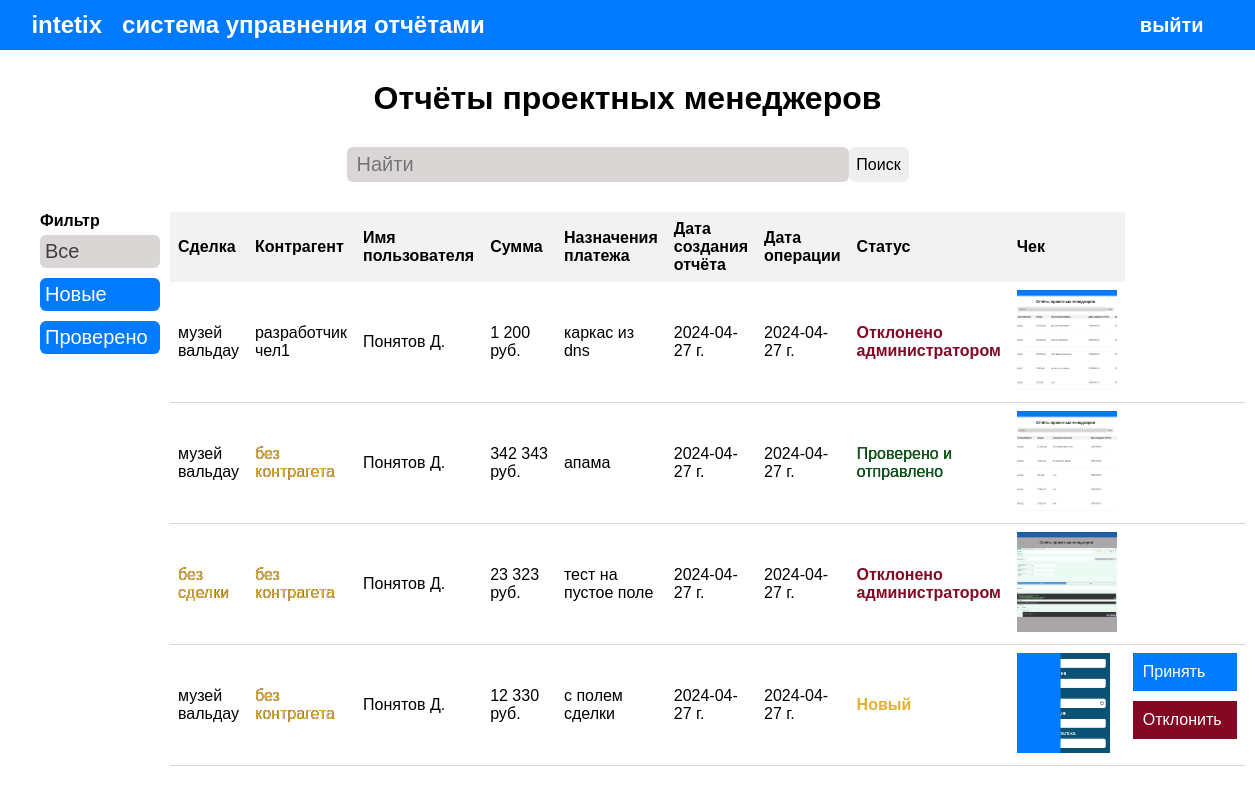
The page /all-reports/ (signed in) on the database its author committed.
### mainapp/models.py (models this page shows)
class Operations(models.Model):
    NEW_REPORT = 0
    VERIFY_REPORT = 1
    REJECTED = 2
    STATUSES = (
        (NEW_REPORT, 'Новый'),
        (VERIFY_REPORT, 'Проверено и отправлено'),
        (REJECTED, 'Отклонено администратором')
    )
    user = models.ForeignKey(settings.AUTH_USER_MODEL,
                             on_delete=models.CASCADE,
                             null=False, blank=False,
                             verbose_name='Проектный менеджер')
    deal_name = models.CharField(max_length=200, blank=True, null=True, verbose_name='ID Сделки')
    selectedDealName = models.CharField(max_length=200, blank=True, null=True, verbose_name='Cделка')
    selectedDealCounterparty = models.CharField(max_length=200, blank=True, null=True, verbose_name='Контрагент')
    counterparty = models.CharField(max_length=200, blank=True, null=True, verbose_name='ID Контрагента')
    undisclosed = models.CharField(max_length=200, blank=True, null=True, verbose_name='Неразнесенное списание')
    value = models.CharField(max_length=200, blank=False, null=False, verbose_name='Сумма руб.')
    description = models.TextField(blank=False, null=False, verbose_name='Назначения платежа')
    image_cheque = models.ImageField(blank=False, null=False, verbose_name='Чек (фото)')
    during_period = models.DateTimeField(blank=False, null=False, verbose_name='За период')
    created = models.DateField(auto_now_add=True, verbose_name='Дата создания')
    status = models.SmallIntegerField(default=NEW_REPORT, choices=STATUSES)
    class Meta:
        verbose_name = 'отчёт'
        verbose_name_plural = 'Отчёты'

### users/models.py (models this page shows)
class User(AbstractUser):
    image = models.ImageField(upload_to='profile_image', blank=True, verbose_name='Изображения профиля')
    moneybag_id = models.TextField(blank=False, null=False, verbose_name='Идентификатор счета')

### mainapp/views.py (the view)
# urls.py: path('all-reports/', views.all_reports, {'endpoint': 'all_reports'}, name='all_reports'),
@login_required(login_url='login')
def all_reports(request, endpoint):
    page = endpoint
    all_operations = Operations.objects.all().order_by('-status')
    search_query, all_operations = admin_search_reports(request)
    context = {
        'title': 'Все отчёты',
        'all_operations': all_operations,
        'search_query': search_query,
        'page': page
    }
    return render(request, 'mainapp/all_reports.html', context)

### mainapp/utils.py (called while the page is built)
def admin_search_reports(request):
    search_query = ''
    if request.GET.get('search_query'):
        search_query = request.GET.get('search_query')
        data_operations = Operations.objects.distinct().filter(
            Q(deal_name__icontains=search_query.lower()) |
            Q(value__icontains=search_query) |
            Q(description__icontains=search_query.lower()) |
            Q(user__first_name__icontains=search_query) |
            Q(during_period__icontains=search_query)
        )
    else:
        data_operations = Operations.objects.all()
    return search_query, data_operations

### mainapp/templates/mainapp/all_reports.html (shortened to what this page needs)
{% extends 'mainapp/base.html' %}
{% load static %}
{% load humanize %}
{% block content %}
<div>
    <div>
        <h1 class="title-h1_reports">Отчёты проектных менеджеров</h1>
    </div>
    <div class="wrapper--search-reports">
        <form action="#" method="get" id="search" class="form-search-reports">
            <input type="text" class="input-search_reports" placeholder="Найти" name="search_query" value="{{ search_query }}"/>
            <input type="submit" value="Поиск" class="btn_submit_report_search"/>
        </form>
    </div>
</div>
<section class="wrapper--main_content-table">
   <div class="wrapper--parametrs_search" >
        <div class="parametrs_search">
            <h4>Фильтр</h4>
            <div class="menu_settings">
                <a href="{% url 'all_reports' %}"><button class="{% if page == 'all_reports' %} active_button {% else %} default_btn {% endif %}">Все</button></a> <br>
                <a href="{% url 'new_report' %}"><button class="{% if page == 'new_report' %} active_button {% else %} default_btn {% endif %}">Новые</button></a> <br>
                <a href="{% url 'verify_reports' %}"><button class="{% if page == 'verify_reports' %} active_button {% else %} default_btn {% endif %}">Проверено</button></a> <br>
            </div>
        </div>
        <table class="table-search_th">
            <tr>
                <th>Сделка</th>
                <th>Контрагент</th>
                <th>Имя пользователя</th>
                <th>Сумма</th>
                <th>Назначения платежа</th>
                <th>Дата создания отчёта</th>
                <th>Дата операции</th>
                <th>Статус</th>
                <th>Чек</th>
            </tr>
            {% for all_operation in all_operations %}
                {% if all_operation.status == 0 and page == 'new_report' or page == 'verify_reports' and all_operation.status == 1 or all_operation and page == 'all_reports' %}
                <tr class="tr-wrapper-reports">
                    {% if all_operation.deal_name %}
                        <td>{{ all_operation.deal_name }}</td>
                    {% else %}
                        <td class="color_warning_deal">без сделки</td>
                    {% endif %}
                    {% if all_operation.selectedDealCounterparty %}
                    <td>{{ all_operation.selectedDealCounterparty }}</td>
                    {% else %}
                        <td class="color_warning_deal">без контрагета</td>
                    {% endif %}
                    <td>{{ all_operation.user.last_name }} {{ all_operation.user.first_name|first }}.</td>
                    <td>{{ all_operation.value|intcomma }} руб.</td>
                    <td>{{ all_operation.description }}</td>
                    <td>{{ all_operation.created|date:"Y-m-d" }} г.</td>
                    <td>{{ all_operation.during_period|date:"Y-m-d" }} г.</td>
                    <td class="{% if all_operation.status == 1 %} color_positive_deal
                               {% elif all_operation.status == 0 %} color_warning_new
                               {% else %} color_rejected_new {% endif %}">
                        {{ all_operation.get_status_display }}
                    </td>
                    <td>
                        <img class="image_reports"
                        src="{{ all_operation.image_cheque.url }}"
                        alt="Изображения чека"
                        data-image="{{ all_operation.image_cheque.url }}">
                    </td>
                    {% if all_operation.status == 0 %}
                    <td class="td-a-btn_wrapper">
                        <a href="{% url 'verify_report' all_operation.id %}" class="btn__valid_reports">Принять</a>
                        <a href="{% url 'rejected_report' all_operation.id %}" class="btn__valid_reports" style="background: var(--warning);">Отклонить</a>
                    </td>
                    {% endif %}
                </tr>
                {% endif %}
            {% endfor %}
        </table>
   </div>
</section>
{% endblock %}

### mainapp/static/css/main.css (style rules this page uses)
* { margin: 0; padding: 0; box-sizing: border-box; list-style: none; font-family: Verdana, Geneva, Tahoma, sans-serif; border: none; text-decoration: none; }
:root { --main_color: #007aff; --main_color_hover: #418fe3; --auth_form: #0c5274; --white: #fff; --gray: #dad6d6; --warning: #840824; --success: #085e17; --yellow: #e5af2f; }
a { color: var(--white); }
.title-h1_reports { text-align: center; margin-top: 30px; }
.wrapper--parametrs_search { display: flex; }
.default_btn, .active_button { cursor: pointer; width: 120px; background: var(--main_color); font-size: 20px; color: var(--white); text-align: left; margin: 5px 0; padding: 5px; border-radius: 6px; }
.parametrs_search { padding: 0 10px; }
.active_button { background: var(--gray); color: #453C41; }
.form-search-reports { width: 100%; display: flex; justify-content: center; align-items: center; }
.input-search_reports, .btn_submit_report_search { height: 35px; border-radius: 6px; margin-top: 30px; }
.input-search_reports { background: var(--gray); width: 40%; padding: 0 10px; font-size: 20px; }
.btn_submit_report_search { width: 60px; cursor: pointer; font-size: 16px; }
.wrapper--main_content-table { margin-top: 30px; padding: 0 30px; }
.tr-wrapper-reports { height: 50px; border-bottom: 1px solid var(--gray); }
.image_reports { width: 100px; height: 100px; object-fit: cover; cursor: pointer; }
.table-search_th { border-collapse: collapse; width: 100%; }
.table-search_th th, .table-search_th td { text-align: left; padding: 8px; }
.table-search_th th { background-color: #f2f2f2; }
.td-a-btn_wrapper { display: flex; flex-direction: column; width: 120px; }
.color_warning_deal, .color_positive_deal { text-shadow: 0.1px 0px 0px black; }
.color_warning_new { color: var(--yellow); font-weight: bold; }
.color_rejected_new { color: var(--warning); font-weight: bold; }
.color_warning_deal { color: var(--yellow); }
.color_positive_deal { color: var(--success); }
.btn__valid_reports { background: var(--main_color); padding: 10px; cursor: pointer; color: var(--white); margin-bottom: 10px; }

### rows shown on the page
Operations: deal_name "музей вальдау", selectedDealCounterparty "разработчик чел1", user.last_name "Понятов", user.first_name|first "Д", value "1 200", description "каркас из dns", created "2024-04-27", during_period "2024-04-27", status "Отклонено администратором", image_cheque (picture)
Operations: deal_name "музей вальдау", shows "без контрагета", user.last_name "Понятов", user.first_name|first "Д", value "342 343", description "апама", created "2024-04-27", during_period "2024-04-27", status "Проверено и отправлено", image_cheque (picture)
Operations: shows "без сделки", shows "без контрагета", user.last_name "Понятов", user.first_name|first "Д", value "23 323", description "тест на пустое поле", created "2024-04-27", during_period "2024-04-27", status "Отклонено администратором", image_cheque (picture)
Operations: deal_name "музей вальдау", shows "без контрагета", user.last_name "Понятов", user.first_name|first "Д", value "12 330", description "с полем сделки", created "2024-04-27", during_period "2024-04-27", status "Новый", image_cheque (picture), shows "Принять"
